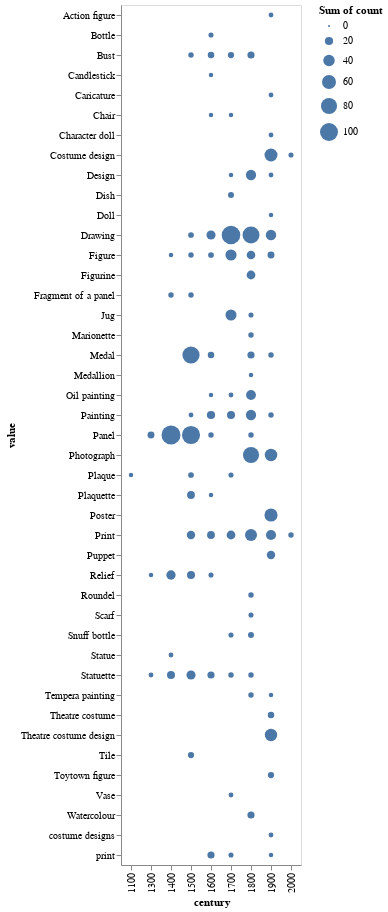

Source (notebook cell):
### Code cell
import altair as alt

alt.Chart(beard_objects_df).mark_circle().encode(
    x='century:O',
    y='value:O',
    size='sum(count):Q'
)

### Figure 1 — Vega-Lite specification as saved in the notebook (floating-point values rounded to 4 significant figures)
{"config": {"view": {"continuousWidth": 300, "continuousHeight": 300}}, "data": {"name": "data-753fb471def0d2b2c05c5675833999f3"}, "mark": {"type": "circle"}, "encoding": {"size": {"aggregate": "sum", "field": "count", "type": "quantitative"}, "x": {"field": "century", "type": "ordinal"}, "y": {"field": "value", "type": "ordinal"}}, "$schema": "https://vega.github.io/schema/vega-lite/v5.17.0.json", "datasets": {"data-753fb471def0d2b2c05c5675833999f3": [{"id": "Plaque", "value": "Plaque", "count": 5, "count_max_error": 0, "century": 1100}, {"id": "Panel", "value": "Panel", "count": 14, "count_max_error": 0, "century": 1300}, {"id": "Statuette", "value": "Statuette", "count": 6, "count_max_error": 0, "century": 1300}, {"id": "Relief", "value": "Relief", "count": 5, "count_max_error": 0, "century": 1300}, {"id": "Panel", "value": "Panel", "count": 112, "count_max_error": 0, "century": 1400}, {"id": "Relief", "value": "Relief", "count": 26, "count_max_error": 0, "century": 1400}, {"id": "Statuette", "value": "Statuette", "count": 19, "count_max_error": 0, "century": 1400}, {"id": "Fragment of a panel", "value": "Fragment of a panel", "count": 8, "count_max_error": 0, "century": 1400}, {"id": "Statue", "value": "Statue", "count": 6, "count_max_error": 0, "century": 1400}, {"id": "Figure", "value": "Figure", "count": 5, "count_max_error": 0, "century": 1400}, {"id": "Panel", "value": "Panel", "count": 102, "count_max_error": 0, "century": 1500}, {"id": "Medal", "value": "Medal", "count": 92, "count_max_error": 0, "century": 1500}, {"id": "Statuette", "value": "Statuette", "count": 25, "count_max_error": 0, "century": 1500}, {"id": "Print", "value": "Print", "count": 21, "count_max_error": 0, "century": 1500}, {"id": "Relief", "value": "Relief", "count": 19, "count_max_error": 0, "century": 1500}, {"id": "Plaquette", "value": "Plaquette", "count": 18, "count_max_error": 0, "century": 1500}, {"id": "Tile", "value": "Tile", "count": 11, "count_max_error": 0, "century": 1500}, {"id": "Drawing", "value": "Drawing", "count": 9, "count_max_error": 0, "century": 1500}, {"id": "Plaque", "value": "Plaque", "count": 9, "count_max_error": 0, "century": 1500}, {"id": "Bust", "value": "Bust", "count": 8, "count_max_error": 0, "century": 1500}, {"id": "Figure", "value": "Figure", "count": 8, "count_max_error": 0, "century": 1500}, {"id": "Fragment of a panel", "value": "Fragment of a panel", "count": 8, "count_max_error": 0, "century": 1500}, {"id": "Painting", "value": "Painting", "count": 6, "count_max_error": 0, "century": 1500}, {"id": "Drawing", "value": "Drawing", "count": 25, "count_max_error": 0, "century": 1600}, {"id": "Painting", "value": "Painting", "count": 20, "count_max_error": 0, "century": 1600}, {"id": "Print", "value": "Print", "count": 18, "count_max_error": 0, "century": 1600}, {"id": "Statuette", "value": "Statuette", "count": 15, "count_max_error": 0, "century": 1600}, {"id": "print", "value": "print", "count": 15, "count_max_error": 0, "century": 1600}, {"id": "Bust", "value": "Bust", "count": 12, "count_max_error": 0, "century": 1600}, {"id": "Medal", "value": "Medal", "count": 12, "count_max_error": 0, "century": 1600}, {"id": "Figure", "value": "Figure", "count": 9, "count_max_error": 0, "century": 1600}, {"id": "Panel", "value": "Panel", "count": 8, "count_max_error": 0, "century": 1600}, {"id": "Bottle", "value": "Bottle", "count": 7, "count_max_error": 0, "century": 1600}, {"id": "Relief", "value": "Relief", "count": 7, "count_max_error": 0, "century": 1600}, {"id": "Candlestick", "value": "Candlestick", "count": 5, "count_max_error": 0, "century": 1600}, {"id": "Chair", "value": "Chair", "count": 5, "count_max_error": 0, "century": 1600}, {"id": "Oil painting", "value": "Oil painting", "count": 5, "count_max_error": 0, "century": 1600}, {"id": "Plaquette", "value": "Plaquette", "count": 5, "count_max_error": 0, "century": 1600}, {"id": "Drawing", "value": "Drawing", "count": 107, "count_max_error": 0, "century": 1700}, {"id": "Figure", "value": "Figure", "count": 38, "count_max_error": 0, "century": 1700}, {"id": "Jug", "value": "Jug", "count": 37, "count_max_error": 0, "century": 1700}, {"id": "Print", "value": "Print", "count": 23, "count_max_error": 0, "century": 1700}, {"id": "Painting", "value": "Painting", "count": 19, "count_max_error": 0, "century": 1700}, {"id": "Bust", "value": "Bust", "count": 11, "count_max_error": 0, "century": 1700}, {"id": "Dish", "value": "Dish", "count": 10, "count_max_error": 0, "century": 1700}, {"id": "Statuette", "value": "Statuette", "count": 8, "count_max_error": 0, "century": 1700}, {"id": "Plaque", "value": "Plaque", "count": 7, "count_max_error": 0, "century": 1700}, {"id": "Snuff bottle", "value": "Snuff bottle", "count": 7, "count_max_error": 0, "century": 1700}, {"id": "print", "value": "print", "count": 7, "count_max_error": 0, "century": 1700}, {"id": "Oil painting", "value": "Oil painting", "count": 6, "count_max_error": 0, "century": 1700}, {"id": "Vase", "value": "Vase", "count": 6, "count_max_error": 0, "century": 1700}, {"id": "Chair", "value": "Chair", "count": 5, "count_max_error": 0, "century": 1700}, {"id": "Design", "value": "Design", "count": 5, "count_max_error": 0, "century": 1700}, {"id": "Drawing", "value": "Drawing", "count": 89, "count_max_error": 0, "century": 1800}, {"id": "Photograph", "value": "Photograph", "count": 80, "count_max_error": 0, "century": 1800}, {"id": "Print", "value": "Print", "count": 44, "count_max_error": 0, "century": 1800}, {"id": "Design", "value": "Design", "count": 32, "count_max_error": 0, "century": 1800}, {"id": "Painting", "value": "Painting", "count": 32, "count_max_error": 0, "century": 1800}, {"id": "Oil painting", "value": "Oil painting", "count": 29, "count_max_error": 0, "century": 1800}, {"id": "Figurine", "value": "Figurine", "count": 23, "count_max_error": 0, "century": 1800}, {"id": "Figure", "value": "Figure", "count": 22, "count_max_error": 0, "century": 1800}, {"id": "Bust", "value": "Bust", "count": 15, "count_max_error": 0, "century": 1800}, {"id": "Medal", "value": "Medal", "count": 15, "count_max_error": 0, "century": 1800}, {"id": "Watercolour", "value": "Watercolour", "count": 15, "count_max_error": 0, "century": 1800}, {"id": "Snuff bottle", "value": "Snuff bottle", "count": 10, "count_max_error": 0, "century": 1800}, {"id": "Marionette", "value": "Marionette", "count": 8, "count_max_error": 0, "century": 1800}, {"id": "Panel", "value": "Panel", "count": 8, "count_max_error": 0, "century": 1800}, {"id": "Roundel", "value": "Roundel", "count": 8, "count_max_error": 0, "century": 1800}, {"id": "Statuette", "value": "Statuette", "count": 8, "count_max_error": 0, "century": 1800}, {"id": "Tempera painting", "value": "Tempera painting", "count": 8, "count_max_error": 0, "century": 1800}, {"id": "Jug", "value": "Jug", "count": 7, "count_max_error": 0, "century": 1800}, {"id": "Scarf", "value": "Scarf", "count": 7, "count_max_error": 0, "century": 1800}, {"id": "Medallion", "value": "Medallion", "count": 5, "count_max_error": 0, "century": 1800}, {"id": "Poster", "value": "Poster", "count": 53, "count_max_error": 0, "century": 1900}, {"id": "Costume design", "value": "Costume design", "count": 52, "count_max_error": 0, "century": 1900}, {"id": "Photograph", "value": "Photograph", "count": 48, "count_max_error": 0, "century": 1900}, {"id": "Theatre costume design", "value": "Theatre costume design", "count": 47, "count_max_error": 0, "century": 1900}, {"id": "Drawing", "value": "Drawing", "count": 33, "count_max_error": 0, "century": 1900}, {"id": "Print", "value": "Print", "count": 31, "count_max_error": 0, "century": 1900}, {"id": "Puppet", "value": "Puppet", "count": 21, "count_max_error": 0, "century": 1900}, {"id": "Figure", "value": "Figure", "count": 14, "count_max_error": 0, "century": 1900}, {"id": "Theatre costume", "value": "Theatre costume", "count": 12, "count_max_error": 0, "century": 1900}, {"id": "Toytown figure", "value": "Toytown figure", "count": 11, "count_max_error": 0, "century": 1900}, {"id": "Medal", "value": "Medal", "count": 8, "count_max_error": 0, "century": 1900}, {"id": "Painting", "value": "Painting", "count": 8, "count_max_error": 0, "century": 1900}, {"id": "Action figure", "value": "Action figure", "count": 6, "count_max_error": 0, "century": 1900}, {"id": "Caricature", "value": "Caricature", "count": 6, "count_max_error": 0, "century": 1900}, {"id": "Character doll", "value": "Character doll", "count": 6, "count_max_error": 0, "century": 1900}, {"id": "Design", "value": "Design", "count": 6, "count_max_error": 0, "century": 1900}, {"id": "costume designs", "value": "costume designs", "count": 6, "count_max_error": 0, "century": 1900}, {"id": "Doll", "value": "Doll", "count": 5, "count_max_error": 0, "century": 1900}, {"id": "Tempera painting", "value": "Tempera painting", "count": 5, "count_max_error": 0, "century": 1900}, {"id": "print", "value": "print", "count": 5, "count_max_error": 0, "century": 1900}, {"id": "Print", "value": "Print", "count": 8, "count_max_error": 0, "century": 2000}, {"id": "Costume design", "value": "Costume design", "count": 7, "count_max_error": 0, "century": 2000}]}}
